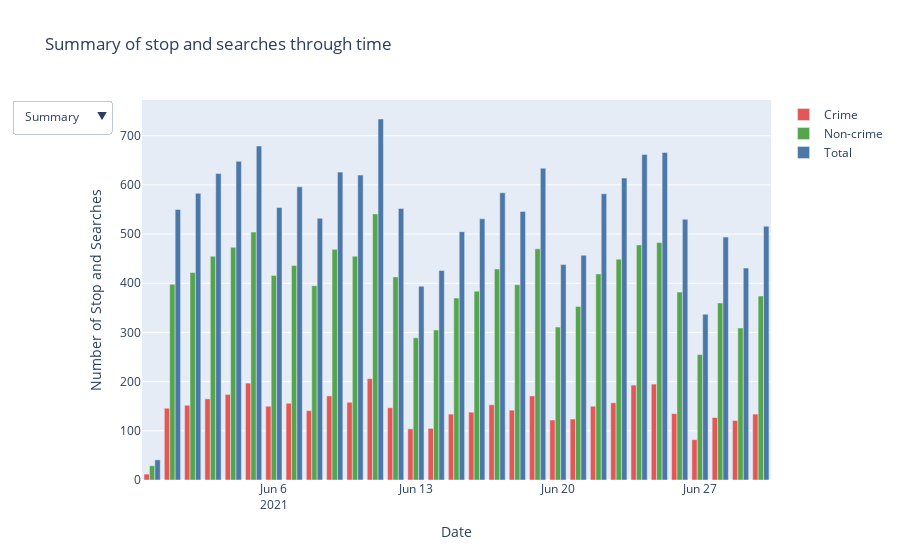

The cell this chart's notebook holds for it:
### Code cell
trace1 = go.Bar(
    x=dates['date'],
    y=dates['crime'],
    name='Crime',
    marker_color="#E45756",
)

trace2 = go.Bar(
    x=dates['date'],
    y=dates['nocrime'],
    name='Non-crime',
    marker_color="#54A54B"
)

trace3 = go.Bar(
    x=dates['date'],
    y=dates['total'],
    name='Total',
    marker_color="#4C78A8"
)
layout = go.Layout(
    updatemenus=[
        dict(
            type="dropdown",
            active=0,
            xanchor="right",
            yanchor="top",
            direction="down",
            buttons=list([
                dict(label="Summary",
                     method="update",
                     args=[{"visible": [True, True, True]
                     },
                     {"title": "Summary of stop and searches through time",
                     }]),
                dict(label="Crime",
                     method="update",
                     args=[{"visible": [True, False, False]},
                           {"title": "Criminal officer judgment stop and searches through time"}]),
                dict(label="Non-crime",
                     method="update",
                     args=[{"visible": [False, True, False]},
                     {"title": "Non-criminal officer judgment top and searches through time"}]),
                dict(label="Total",
                     method="update",
                     args=[{"visible": [False, False, True]
                     },
                     {"title": "Total stop and searches through time",
                     }])
            ]),
        )
    ])

fig = go.Figure(data=[trace1, trace2, trace3], layout=layout)

fig.update_layout(
    xaxis_title="Date",
    yaxis_title="Number of Stop and Searches",
    title="Summary of stop and searches through time"
)
fig.show()

### Figure 1 — Plotly figure (JSON) as saved in the notebook; plotly's stock layout.template omitted (floating-point values rounded to 4 significant figures)
{"data": [{"marker": {"color": "#E45756"}, "name": "Crime", "type": "bar", "x": ["2021-06-11", "2021-06-05", "2021-06-25", "2021-06-24", "2021-06-04", "2021-06-19", "2021-06-09", "2021-06-03", "2021-06-10", "2021-06-23", "2021-06-07", "2021-06-17", "2021-06-02", "2021-06-22", "2021-06-06", "2021-06-12", "2021-06-01", "2021-06-18", "2021-06-08", "2021-06-16", "2021-06-26", "2021-06-30", "2021-06-15", "2021-06-28", "2021-06-21", "2021-06-20", "2021-06-29", "2021-06-14", "2021-06-13", "2021-06-27", "2021-05-31"], "y": [206, 197, 195, 193, 174, 171, 171, 165, 158, 157, 156, 153, 152, 150, 150, 147, 146, 142, 141, 138, 135, 134, 134, 127, 124, 122, 121, 105, 104, 82, 12]}, {"marker": {"color": "#54A54B"}, "name": "Non-crime", "type": "bar", "x": ["2021-06-11", "2021-06-05", "2021-06-25", "2021-06-24", "2021-06-04", "2021-06-19", "2021-06-09", "2021-06-03", "2021-06-10", "2021-06-23", "2021-06-07", "2021-06-17", "2021-06-02", "2021-06-22", "2021-06-06", "2021-06-12", "2021-06-01", "2021-06-18", "2021-06-08", "2021-06-16", "2021-06-26", "2021-06-30", "2021-06-15", "2021-06-28", "2021-06-21", "2021-06-20", "2021-06-29", "2021-06-14", "2021-06-13", "2021-06-27", "2021-05-31"], "y": [541, 504, 483, 478, 473, 470, 469, 455, 455, 449, 436, 429, 422, 419, 416, 413, 398, 397, 395, 384, 382, 374, 370, 360, 353, 311, 309, 305, 289, 255, 29]}, {"marker": {"color": "#4C78A8"}, "name": "Total", "type": "bar", "x": ["2021-06-11", "2021-06-05", "2021-06-25", "2021-06-24", "2021-06-04", "2021-06-19", "2021-06-09", "2021-06-03", "2021-06-10", "2021-06-23", "2021-06-07", "2021-06-17", "2021-06-02", "2021-06-22", "2021-06-06", "2021-06-12", "2021-06-01", "2021-06-18", "2021-06-08", "2021-06-16", "2021-06-26", "2021-06-30", "2021-06-15", "2021-06-28", "2021-06-21", "2021-06-20", "2021-06-29", "2021-06-14", "2021-06-13", "2021-06-27", "2021-05-31"], "y": [734, 679, 666, 662, 648, 634, 626, 623, 620, 614, 596, 584, 583, 582, 554, 552, 550, 546, 532, 531, 530, 516, 505, 494, 457, 438, 431, 426, 394, 337, 41]}], "layout": {"title": {"text": "Summary of stop and searches through time"}, "updatemenus": [{"active": 0, "buttons": [{"args": [{"visible": [true, true, true]}, {"title": "Summary of stop and searches through time"}], "label": "Summary", "method": "update"}, {"args": [{"visible": [true, false, false]}, {"title": "Criminal officer judgment stop and searches through time"}], "label": "Crime", "method": "update"}, {"args": [{"visible": [false, true, false]}, {"title": "Non-criminal officer judgment top and searches through time"}], "label": "Non-crime", "method": "update"}, {"args": [{"visible": [false, false, true]}, {"title": "Total stop and searches through time"}], "label": "Total", "method": "update"}], "direction": "down", "type": "dropdown", "xanchor": "right", "yanchor": "top"}], "xaxis": {"title": {"text": "Date"}}, "yaxis": {"title": {"text": "Number of Stop and Searches"}}}}
